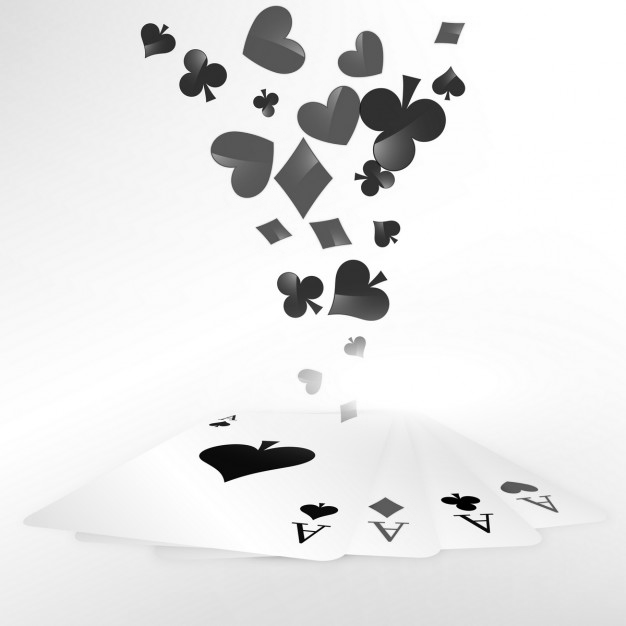
#> input picture image5.pgm, 626 x 626 px
$ python source.py
#> lines starting #> are read from the running program, lines starting #| are printed output that depends on the picture; after the words box and inside, x2 and y2 are one past the last pixel; in counts of white or black regions, pixels touching at a corner belong together
### processor.py
class processor:
    def __init__(self):
        self.P = []
        self.label = 0

    def makeLabel(self):
        r = self.label
        self.label += 1
        self.P.append(r)
        return r

    def setRoot(self, i, root):
        while self.P[i] < i:
            j = self.P[i]
            self.P[i] = root
            i = j
        self.P[i] = root

    def findRoot(self, i):
        while self.P[i] < i:
            i = self.P[i]
        return i

    def find(self, i):
        root = self.findRoot(i)
        self.setRoot(i, root)
        return root

    def union(self, i, j):
        if i != j:
            root = self.findRoot(i)
            rootj = self.findRoot(j)
            if root > rootj: root = rootj
            self.setRoot(j, root)
            self.setRoot(i, root)

    def flatten(self):
        for i in range(1, len(self.P)):
            self.P[i] = self.P[self.P[i]]

    # [8 lines left out: function flattenL, not called in this run]

### source.py
from PIL import Image, ImageDraw
import matplotlib.pyplot as pyplot
import sys
import math, random
from itertools import product
import cv2
from processor import *
import numpy as np
from object_from_array import *
from get_features import *
import read as rd
#should all result of coordinator
np.set_printoptions(threshold=np.inf)

import itertools
def run(img):
    data = img
    height,width = data.shape[:2]
    # [4 lines of commented-out code are left out]
    print("shape of image:",height,width)
    uf = processor()
    labels = {}
    #49 change width height
    for y, x in product(range(width), range(height)):
        if data[x, y] == 255:
            pass
        elif y > 0 and data[x, y-1] == 0:
            labels[x, y] = labels[(x, y-1)]
        elif x+1 < width and y > 0 and data[x+1, y-1] == 0:

            c = labels[(x+1, y-1)]
            labels[x, y] = c

            if x > 0 and data[x-1, y-1] == 0:
                a = labels[(x-1, y-1)]
                uf.union(c, a)

            elif x > 0 and data[x-1, y] == 0:
                d = labels[(x-1, y)]
                uf.union(c, d)

        elif x > 0 and y > 0 and data[x-1, y-1] == 0:
            labels[x, y] = labels[(x-1, y-1)]

        elif x > 0 and data[x-1, y] == 0:
            labels[x, y] = labels[(x-1, y)]

        else:
            labels[x, y] = uf.makeLabel()
        #print(x,y)

    uf.flatten()
    colors = {}
    output_img = np.zeros((height, width, 3), np.uint8)
    #output_img = Image.new("RGB", (width, height))
    outdata = output_img

    for (x, y) in labels:
        #print(x,y)
        component = uf.find(labels[(x, y)])

        labels[(x, y)] = component

        if component not in colors:
            colors[component] = (random.randint(0,255), random.randint(0,255),random.randint(0,255))

        outdata[x, y] = colors[component]

    return (labels, output_img,colors)

def main():
    uu = []
    ob_centorid = []
    circularity = []
    bounding = []
    area = []
    #img = Image.open("poker.png")
    img_name = "image5.pgm"
    img1 = cv2.imread(img_name)
#> img1 is the input picture: shape (626, 626, 3); min 0, max 255, mean 230.5

    img = cv2.cvtColor(img1, cv2.COLOR_BGR2GRAY)
    if img_name == "image1.pgm" :
        os = 5
        ol = 2000
        cv2.threshold(img,190,255,0,img)
    if img_name == "image5.pgm":
        os = 30
        ol =10000
        cv2.threshold(img, 190, 255, 0, img)
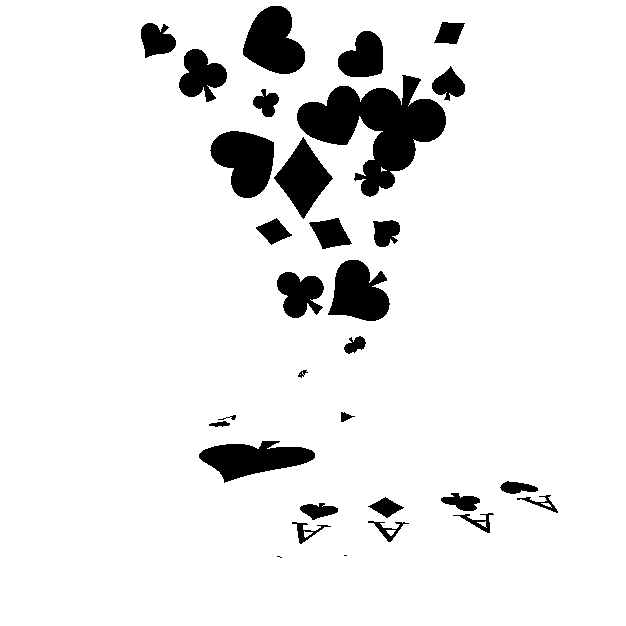
#> img: shape (626, 626); 91.5% white; 31 black regions (2 under 20 px), largest, box (x1, y1, x2, y2) and area: (297, 75, 446, 197) 8278, (210, 131, 274, 198) 2969, (243, 6, 305, 74) 2891
    #cv2.threshold(img, 220, 255, 0, img)
    if img_name == "image4.pgm":
        os = 200
        ol = 2800
        cv2.threshold(img, 190, 255, 0, img)
        cv2.imshow("im4",img)
        cv2.waitKey(0)
        #first opening then floodfill
        # using floodfill and closing
        #floodfill
        #img = rd.segmentation(img)
        #opening
        kernel1 = cv2.getStructuringElement(cv2.MORPH_CROSS, (4, 4))
        kernel2 = cv2.getStructuringElement(cv2.MORPH_RECT, (4, 4))
        img = cv2.dilate(img, kernel1)
        img = cv2.erode(img, kernel2)
        img = rd.segmentation(img)
        cv2.imshow("processed", img)
        cv2.waitKey(0)
    if img_name == "image2.pgm":
        cv2.threshold(img, 190, 255, 0, img)
        img1 = cv2.resize(img1,(600,600))
        img = cv2.resize(img, (600, 600))
        os = 500
        ol = 6000
        kernel1 = cv2.getStructuringElement(cv2.MORPH_CROSS, (4, 4))
        kernel2 = cv2.getStructuringElement(cv2.MORPH_RECT, (4, 4))
        img = cv2.dilate(img, kernel1)
        img = cv2.erode(img, kernel2)
        cv2.imshow("processed", img)
        cv2.waitKey(0)
    if img_name == "image3.pgm":
        os = 30
        ol = 1295
        cv2.threshold(img, 192, 255, 0, img)
        img1 = cv2.resize(img1,(600,600))
        img = cv2.resize(img,(600,600))
        img = rd.segmentation(img)
        #kernel2 = cv2.getStructuringElement(cv2.MORPH_RECT, (5, 5))
        #img = cv2.erode(img, kernel2)
        cv2.imshow("processed",img)
        cv2.waitKey(0)
    # [12 lines of commented-out code are left out]

    (labels, output_img,colours) = run(img)
#| shape of image: 626 626
#> after the loop in run, `for y, x in product(range(width), range(height)):`: labels = 33501 items
#> the loop in run, `for (x, y) in labels:` made 33501 passes
#> (x, y, component) on passes 1 to 3: (29, 141, 0), (30, 141, 0), (31, 141, 0)
#> after the loop in run, `for (x, y) in labels:`:
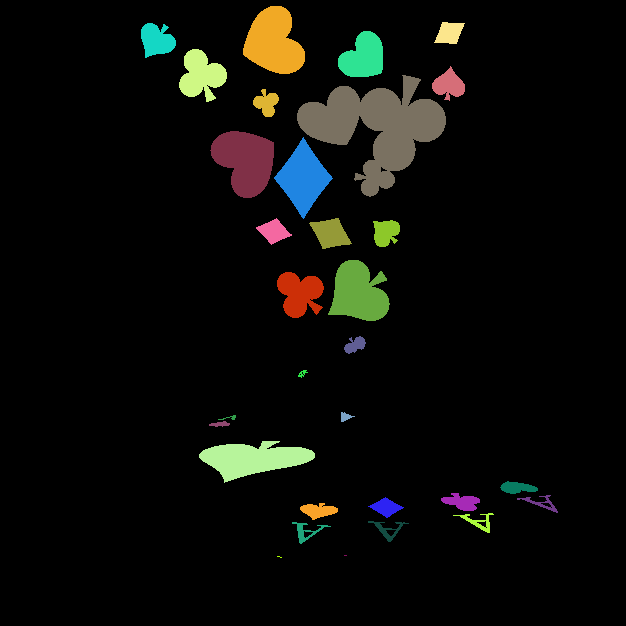
#> outdata: shape (626, 626, 3); mean of channels 0, 1, 2 9, 12.3, 11.8; drawn as B, G, R
#> after the loop in run, `for (x, y) in labels:`: colors = 31 items
#> labels = 33501 items; colours = 31 items
    #output_img.show()
    cv2.imshow("i",output_img)
    cv2.waitKey(0)

    #get coordinate of objects

    #1  sorted the ramdom labels  key and value
    labels = sorted(labels.items(),key=lambda item:item[1])
    #print(labels)
#> (the run stopped early here; a loop or call above may not have finished)
